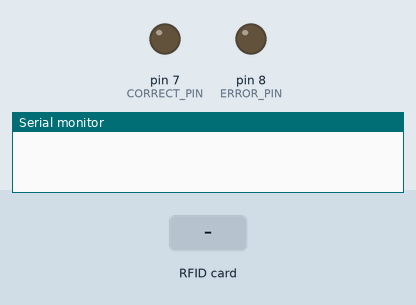
Bench run of a program on a simulated Arduino Uno, built with avr-gcc and run on an emulated ATmega328P. On the bench: output pins drawn as LEDs (lit = HIGH), the last lines printed to the serial monitor. Inputs (shaded band) come from the test bench. Pins used as bus, display or sensor lines are not drawn.

Above: at 1.2 s.
1.3 s: RFID card 5E 7A 19 C4 held to the reader
At 1.4 s:
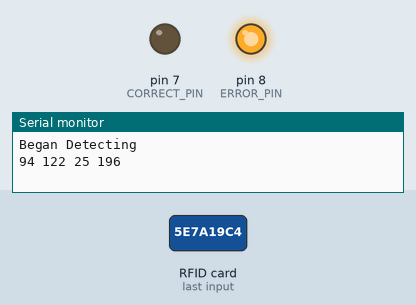
Timing chart, 0 to 4.3 s (numbered marks = the images above; inputs shaded):
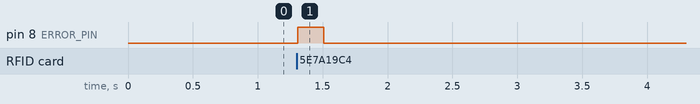

Measured:
- after the input at 1.3 s, pin 8 (ERROR_PIN): LOW → HIGH at once, → LOW 0.20 s later

The program:

main.cpp
```cpp
#include <Arduino.h>
#include <SPI.h>
#include <MFRC522.h>

#define RST_PIN 9
#define SS_PIN 10

#define CORRECT_PIN 7
#define ERROR_PIN 8

MFRC522 mfrc522(SS_PIN, RST_PIN);

byte blueCard = 252;

bool isCard(const MFRC522::Uid& uid, byte comparison){
  return uid.uidByte[0] == comparison;
}

void setup() {
  pinMode(ERROR_PIN, OUTPUT);
  pinMode(CORRECT_PIN, OUTPUT);

  Serial.begin(9600);
  SPI.begin(); // Init SPI bus
  mfrc522.PCD_Init(); // Init RFID module
}

void loop() {
  // Prepare key - all keys are set to FFFFFFFFFFFFh at chip delivery from the factory.
  MFRC522::MIFARE_Key key;
  for (byte i = 0; i < 6; i++){
    key.keyByte[i] = 0xFF;
  }

  byte block;
  byte len;
  MFRC522::StatusCode status;

  // Reset the loop if no new card present on the sensor/reader. This saves the entire process when idle.
  if ( ! mfrc522.PICC_IsNewCardPresent()) {
    return;
  }

  // Select one of the cards
  if ( ! mfrc522.PICC_ReadCardSerial()) {
    return;
  }

  Serial.println(F("Began Detecting"));

  for (byte i = 0; i < mfrc522.uid.size; i++) {
    Serial.print(mfrc522.uid.uidByte[i]);
    Serial.print(" ");
  }
  Serial.println();

  if(isCard(mfrc522.uid, blueCard)){
    Serial.println("Its the blue card!");

    digitalWrite(CORRECT_PIN, HIGH);

    delay(200);

    digitalWrite(CORRECT_PIN, LOW);
  } else{
    digitalWrite(ERROR_PIN, HIGH);

    delay(200);

    digitalWrite(ERROR_PIN, LOW);
  }

  //mfrc522.PICC_DumpDetailsToSerial(&(mfrc522.uid)); //dump some details about the card

  delay(1000);

}
```
